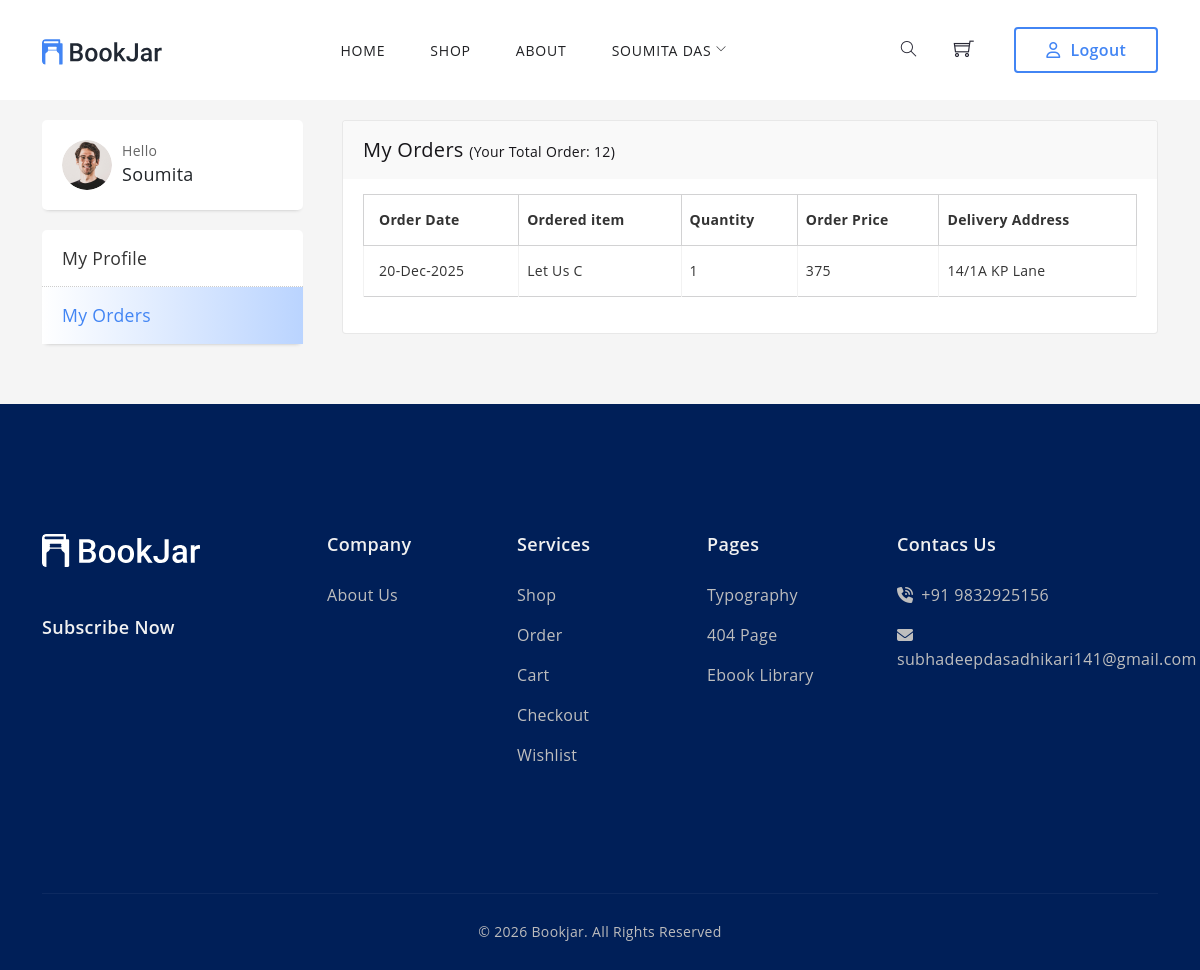
Screenshot of /my-orders.php (signed in) with the database file from the repository.
### tables this page shows
CREATE TABLE `orders` (
  `order_id` int NOT NULL AUTO_INCREMENT,
  `o_qty` int NOT NULL,
  `o_price` int NOT NULL,
  `cust_id` int NOT NULL,
  `item_id` int NOT NULL,
  `address` varchar(255) NOT NULL,
  `date` date NOT NULL DEFAULT (curdate()),
  `payment_id` varchar(255) DEFAULT NULL,
  `payment_mode` varchar(255) DEFAULT NULL,
  PRIMARY KEY (`order_id`)
);

CREATE TABLE `book` (
  `b_id` int NOT NULL,
  `b_title` varchar(255) NOT NULL,
  `price` varchar(255) NOT NULL,
  `author` varchar(255) NOT NULL,
  `description` text NOT NULL,
  `publisher` varchar(255) NOT NULL,
  `pub_date` varchar(255) NOT NULL,
  `edition` varchar(255) NOT NULL,
  `b_img` varchar(255) NOT NULL,
  `cat_id` int NOT NULL,
  `new` enum('0','1') NOT NULL DEFAULT '1'
);

### my-orders.php (the view, shortened to what this page needs)
<?php require_once('header.php');
    require_once('config.php'); ?>
        <section class="bj_account_dashboard" data-bg-color="#f5f5f5">
            <div class="container">
                <div class="row">
                    <div class="col-lg-3">
                        <div class="account_dashboard_sidebar">
                            <div class="sidebar_widget_body d-flex account_dashboard_sidebar_profile">
                                <div class="">
                                    <img src="assets/img/profile-img.png" alt="account">
                                </div>
                                <div class="">
                                    <div class="greetings">Hello</div>
                                    <?php
                                            if(isset($_SESSION['a_info'])){
                                            ?>
                                    <div class="name"><?php echo $_SESSION['a_info']['f_name'] ?></div>
                                    <?php
                                            }else{
                                            ?>
                                    <div class="name">Guest</div>
                                    <?php
                                            }
                                            ?>
                                </div>
                            </div>
                            <div class="sidebar_widget_body p-0">
                                <ul class="sidebar_widget_menu">
                                    <li><a href="my-account.php">My Profile</a></li>
                                    <li><a class="active" href="my-orders.php">My Orders</a></li>
                                </ul>
                            </div>
                        </div>
                    </div>
                    <div class="col-lg-9">
                        <div class="account_dashboard_body">
                            <div class="account_dashboard_content">
                                <div class="account_dashboard_content_header">
                                    My Orders <span>(Your Total Order: 12)</span>
                                </div>
                                <div class="content_body">
                                    <div class="my_order_list">
                                    <?php
                        $cust_id=$_SESSION['a_info']['uid'];
                        $src="SELECT o.*, i.b_title FROM orders o INNER JOIN book i ON o.item_id=i.b_id WHERE o.cust_id='$cust_id' ORDER BY o.date DESC";
                        $rs=mysqli_query($conn, $src) or die(mysqli_error($conn));
                        if(mysqli_num_rows($rs)>0){
                            ?>
                            <table class="table table-bordered">
                                <thead>
                                    <tr>
                                        <th>Order Date</th>
                                        <th>Ordered item</th>
                                        <th>Quantity</th>
                                        <th>Order Price</th>
                                        <th>Delivery Address</th>
                                    </tr>
                                </thead>
                                <tbody>
                                    <?php
                                    while($rec=mysqli_fetch_assoc($rs)){
                                        ?>
                                         <tr>
                                            <td><?php echo date("d-M-Y",strtotime($rec['date'])) ?></td>
                                            <td><?php echo $rec['b_title'] ?></td>
                                            <td><?php echo $rec['o_qty'] ?></td>
                                            <td><?php echo $rec['o_price'] ?></td>
                                            <td><?php echo $rec['address'] ?></td>
                                        </tr>
                                        <?php
                                    }
                                    ?>
                                </tbody>
                            </table>
                            <?php
                        }else{
                            echo "Sorry No Order Found";
                        }
                        ?>
                                    </div>
                                </div>
                            </div>
                        </div>
                    </div>
                </div>
            </div>
        </section>
<?php require_once('footer.php'); ?>

### header.php (shortened to what this page needs)
<!doctype html>
<html lang="en">
<head>
    <link href="assets/vendors/bootstrap/css/bootstrap.min.css" rel="stylesheet">
    <link href="assets/vendors/slick/slick.css" rel="stylesheet">
    <link href="assets/vendors/slick/slick-theme.css" rel="stylesheet">
    <link href="assets/vendors/elagent-icon/style.css" rel="stylesheet">
    <link href="assets/vendors/font-awesome/css/all.min.css" rel="stylesheet">
    <link href="assets/vendors/icomoon/style.css" rel="stylesheet">
    <link href="assets/vendors/themify-icon/themify-icons.css" rel="stylesheet">
    <link href="assets/vendors/animation/animate.css" rel="stylesheet">
    <link href="assets/vendors/fancybox/jquery.fancybox.min.css" rel="stylesheet">
    <link href="assets/css/style.css" rel="stylesheet">
    <link href="assets/css/responsive.css" rel="stylesheet">
</head>
<body data-scroll-animation="true">
    <div class="body_wrapper">
        <div class="toast-container position-fixed p-3">
        </div>
        <header class="header_area header_relative">
            <nav class="navbar navbar-expand-lg menu_one" id="header">
                <div class="container">
                    <a class="navbar-brand" href="index.php"><img src="assets/img/home-two/logo-dark.svg" alt="logo"></a>
                    <div class="collapse navbar-collapse justify-content-between" id="navbarSupportedContent">
                        <ul class="navbar-nav menu w_menu ms-auto me-auto">
                            <li class="nav-item">
                                <a href="index.php" class="nav-link">Home</a>
                            </li>
                            <li class="nav-item">
                                <a href="shop.php" class="nav-link">Shop</a>
                            </li>
                            <li class="nav-item">
                                <a href="about.php" class="nav-link">About</a>
                            </li>
                            <?php
                            if(isset($_SESSION['a_info'])){
                                ?>
                                <li class="nav-item dropdown submenu">
                                <a class="nav-link dropdown-toggle" href="my-account.php" role="button" data-bs-toggle="dropdown" aria-haspopup="true" aria-expanded="false">
                                    <?php echo $_SESSION['a_info']['f_name']." ".$_SESSION['a_info']['l_name'] ?>
                                </a>
                            </li>
                                <?php
                            }
                            ?>
                        </ul>
                        <div class="alter_nav">
                            <ul class="navbar-nav search_cart menu">
                                <li class="nav-item search"><a class="nav-link search-btn" href="javascript:void(0);"><i class="ti-search"></i></a>
                                </li>
                                <li class="nav-item shpping-cart dropdown submenu">
                                    <a class="cart-btn nav-link" href="cart.php"> <i class="ti-shopping-cart"></i></a>
                                </li>
                            </ul>
                        </div>
                        <?php
                        if(isset($_SESSION['a_info'])){
                        ?>
                            <a class="bj_theme_btn strock_btn hidden-sm hidden-xs" href="logout.php"><i class="fa-regular fa-user"></i>Logout</a>
                        <?php
                        }else{
                        ?>
                            <a class="bj_theme_btn strock_btn hidden-sm hidden-xs" href="login.php"><i class="fa-regular fa-user"></i>Login</a>
                        <?php
                        }
                        ?>
                    </div>
                </div>
            </nav>
        </header>

### footer.php (shortened to what this page needs)
        <footer class="bj_footer_area_two bj_footer_area_four" data-bg-color="#001F58">
            <div class="container">
                <div class="footer_top">
                    <div class="row">
                        <div class="col-lg-3 col-sm-6">
                            <div class="f_widget link_widget pe-4">
                                <a href="#" class="f_logo">
                                    <img src="assets/img/home/logo-white.svg" alt="f_logo">
                                </a>
                                <div class="footer_subscribes">
                                    <h2 class="f_widget_title">Subscribe Now</h2>
                                </div>
                            </div>
                        </div>
                        <div class="col-lg-2 col-sm-6">
                            <div class="f_widget link_widget">
                                <h2 class="f_widget_title">Company</h2>
                                <ul class="list-unstyled list">
                                    <li><a href="about.php">About Us</a></li>
                                </ul>
                            </div>
                        </div>
                        <div class="col-lg-2 col-sm-6">
                            <div class="f_widget link_widget">
                                <h2 class="f_widget_title">Services</h2>
                                <ul class="list-unstyled list">
                                    <li><a href="shop.php">Shop</a></li>
                                    <li><a href="my-orders.php">Order</a></li>
                                    <li><a href="cart.php">Cart</a></li>
                                    <li><a href="checkout.php">Checkout</a></li>
                                    <li><a href="my-wishlist.php">Wishlist</a></li>
                                </ul>
                            </div>
                        </div>
                        <div class="col-lg-2 col-sm-6">
                            <div class="f_widget link_widget">
                                <h2 class="f_widget_title">Pages</h2>
                                <ul class="list-unstyled list">
                                    <li><a href="typography.php">Typography</a></li>
                                    <li><a href="404.html">404 Page</a></li>
                                    <li><a href="my-ebook-library.php">Ebook Library</a></li>
                                </ul>
                            </div>
                        </div>
                        <div class="col-lg-3 col-sm-6">
                            <div class="f_widget link_widget">
                                <h2 class="f_widget_title">Contacs Us</h2>
                                <ul class="list-unstyled list">
                                    <li><a href="#"><i class="fa-solid fa-phone-volume"></i>+91
                                            9832925156</a></li>
                                    <li><a href="mailto:subhadeepdasadhikari141@gmail.com"><i class="fa-solid fa-envelope"></i>subhadeepdasadhikari141@gmail.com</a></li>
                                </ul>
                            </div>
                        </div>
                    </div>
                </div>
                <div class="footer_bottom d-flex  justify-content-center">
                    <p>&copy; 2026 Bookjar. All Rights Reserved</p>
                </div>
            </div>
        </footer>
    </div>
</body>
</html>

### rows the page displays
orders: date "20-Dec-2025", book.b_title "Let Us C", o_qty "1", o_price "375", address "14/1A KP Lane"

### other values shown
$_SESSION['a_info']['f_name'] "SOUMITA"
$_SESSION['a_info']['l_name'] "DAS"
$_SESSION['a_info']['f_name'] "Soumita"
